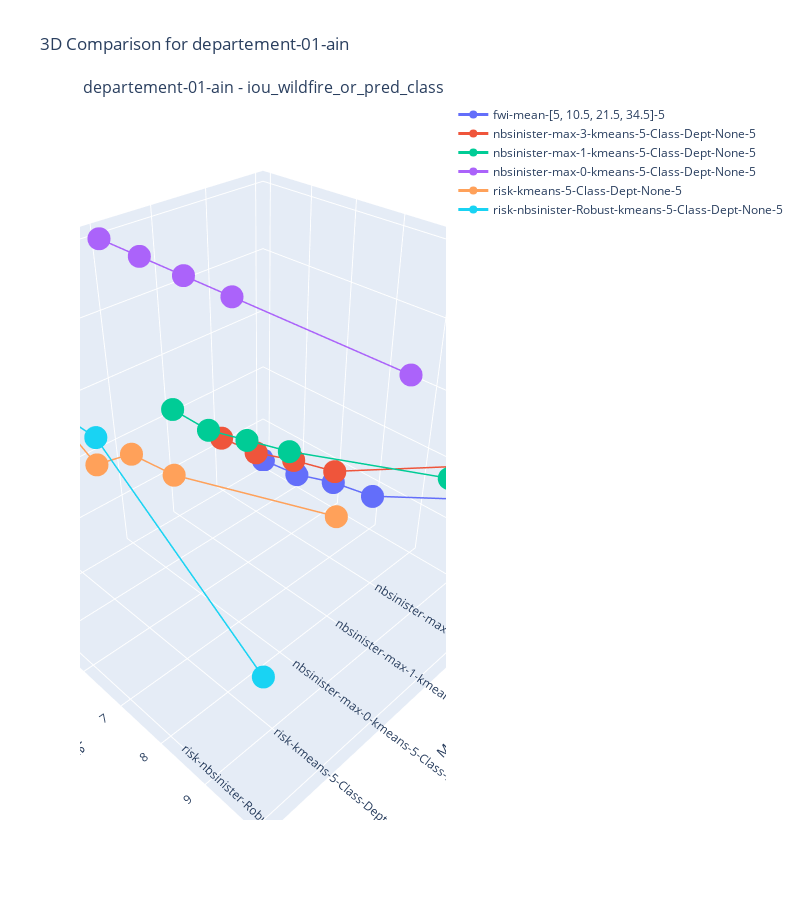
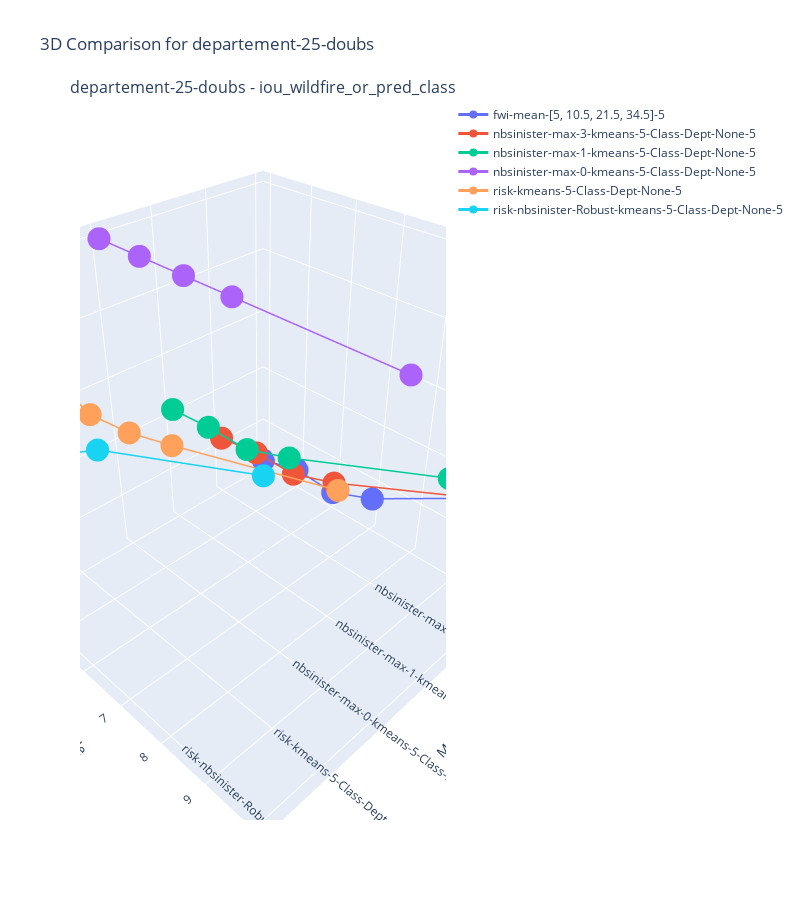
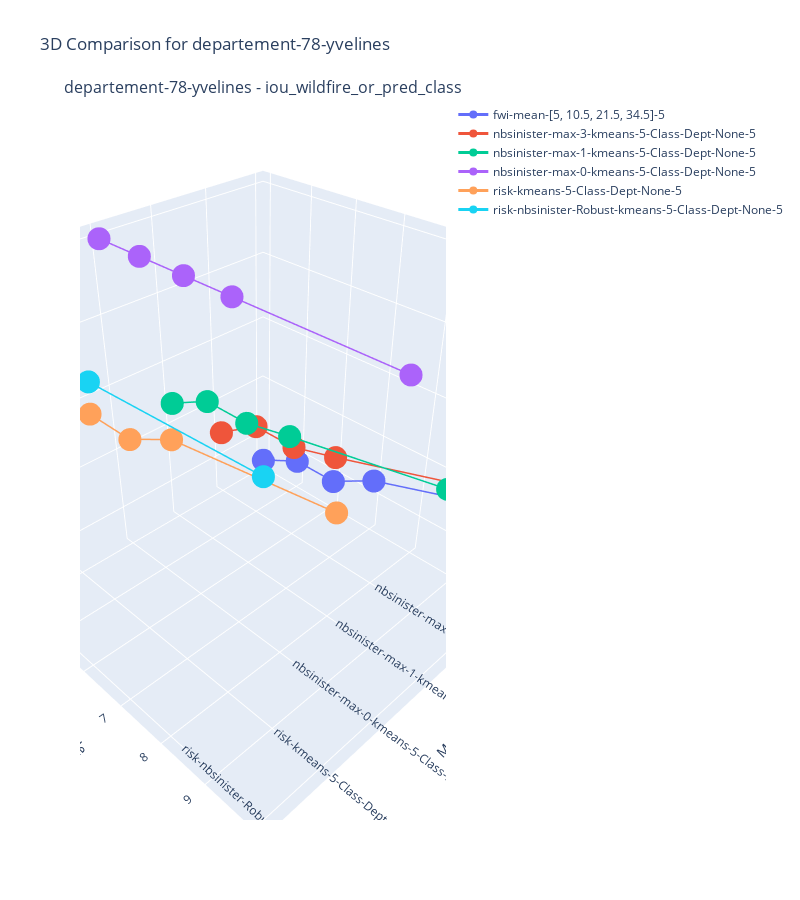

The cell these charts' notebook holds for them, in order:
### Code cell
compare_models_2d(df, df.Department.unique(), dept_markers, ['iou_wildfire_or_pred_class'],  'Model', 'Scale', 'Model')

### Figure 1 — Plotly figure (JSON) as saved in the notebook; plotly's stock layout.template omitted (floating-point values rounded to 4 significant figures)
{"data": [{"line": {"color": "#636EFA", "width": 3}, "marker": {"color": "#636EFA", "size": 8}, "mode": "lines+markers", "name": "fwi-mean-[5, 10.5, 21.5, 34.5]-5", "scene": "scene", "type": "scatter3d", "x": [0, 0, 0, 0, 0], "y": [4, 5, 6, 7, 10], "z": [0.06, 0.08, 0.13, 0.16, 0.4]}, {"line": {"color": "#EF553B", "width": 3}, "marker": {"color": "#EF553B", "size": 8}, "mode": "lines+markers", "name": "nbsinister-max-3-kmeans-5-Class-Dept-None-5", "scene": "scene", "type": "scatter3d", "x": [1, 1, 1, 1, 1], "y": [4, 5, 6, 7, 10], "z": [0.24, 0.26, 0.31, 0.35, 0.61]}, {"line": {"color": "#00CC96", "width": 3}, "marker": {"color": "#00CC96", "size": 8}, "mode": "lines+markers", "name": "nbsinister-max-1-kmeans-5-Class-Dept-None-5", "scene": "scene", "type": "scatter3d", "x": [2, 2, 2, 2, 2], "y": [4, 5, 6, 7, 10], "z": [0.43, 0.43, 0.47, 0.51, 0.67]}, {"line": {"color": "#AB63FA", "width": 3}, "marker": {"color": "#AB63FA", "size": 8}, "mode": "lines+markers", "name": "nbsinister-max-0-kmeans-5-Class-Dept-None-5", "scene": "scene", "type": "scatter3d", "x": [3, 3, 3, 3, 3], "y": [4, 5, 6, 7, 10], "z": [1, 1, 1, 1, 1]}, {"line": {"color": "#FFA15A", "width": 3}, "marker": {"color": "#FFA15A", "size": 8}, "mode": "lines+markers", "name": "risk-kmeans-5-Class-Dept-None-5", "scene": "scene", "type": "scatter3d", "x": [4, 4, 4, 4, 4], "y": [4, 5, 6, 7, 10], "z": [0.57, 0.5, 0.61, 0.63, 0.78]}, {"line": {"color": "#19D3F3", "width": 3}, "marker": {"color": "#19D3F3", "size": 8}, "mode": "lines+markers", "name": "risk-nbsinister-Robust-kmeans-5-Class-Dept-None-5", "scene": "scene", "type": "scatter3d", "x": [5, 5, 5, 5, 5], "y": [4, 5, 6, 7, 10], "z": [0.6, 0.57, 0.82, 0.82, 0.5]}], "layout": {"annotations": [{"font": {"size": 16}, "showarrow": false, "text": "departement-01-ain - iou_wildfire_or_pred_class", "x": 0.5, "xanchor": "center", "xref": "paper", "y": 1, "yanchor": "bottom", "yref": "paper"}], "height": 900, "scene": {"domain": {"x": [0, 1], "y": [0, 1]}, "xaxis": {"ticktext": ["fwi-mean-[5, 10.5, 21.5, 34.5]-5", "nbsinister-max-3-kmeans-5-Class-Dept-None-5", "nbsinister-max-1-kmeans-5-Class-Dept-None-5", "nbsinister-max-0-kmeans-5-Class-Dept-None-5", "risk-kmeans-5-Class-Dept-None-5", "risk-nbsinister-Robust-kmeans-5-Class-Dept-None-5"], "tickvals": [0, 1, 2, 3, 4, 5], "title": {"text": "Model"}}, "yaxis": {"title": {"text": "Scale"}}, "zaxis": {"title": {"text": "iou_wildfire_or_pred_class"}}}, "showlegend": true, "title": {"text": "3D Comparison for departement-01-ain"}, "width": 800}}

### Figure 2 — Plotly figure (JSON) as saved in the notebook; plotly's stock layout.template omitted (floating-point values rounded to 4 significant figures)
{"data": [{"line": {"color": "#636EFA", "width": 3}, "marker": {"color": "#636EFA", "size": 8}, "mode": "lines+markers", "name": "fwi-mean-[5, 10.5, 21.5, 34.5]-5", "scene": "scene", "type": "scatter3d", "x": [0, 0, 0, 0, 0], "y": [4, 5, 6, 7, 10], "z": [0.06, 0.1, 0.09, 0.15, 0.41]}, {"line": {"color": "#EF553B", "width": 3}, "marker": {"color": "#EF553B", "size": 8}, "mode": "lines+markers", "name": "nbsinister-max-3-kmeans-5-Class-Dept-None-5", "scene": "scene", "type": "scatter3d", "x": [1, 1, 1, 1, 1], "y": [4, 5, 6, 7, 10], "z": [0.24, 0.26, 0.26, 0.31, 0.51]}, {"line": {"color": "#00CC96", "width": 3}, "marker": {"color": "#00CC96", "size": 8}, "mode": "lines+markers", "name": "nbsinister-max-1-kmeans-5-Class-Dept-None-5", "scene": "scene", "type": "scatter3d", "x": [2, 2, 2, 2, 2], "y": [4, 5, 6, 7, 10], "z": [0.43, 0.44, 0.44, 0.49, 0.67]}, {"line": {"color": "#AB63FA", "width": 3}, "marker": {"color": "#AB63FA", "size": 8}, "mode": "lines+markers", "name": "nbsinister-max-0-kmeans-5-Class-Dept-None-5", "scene": "scene", "type": "scatter3d", "x": [3, 3, 3, 3, 3], "y": [4, 5, 6, 7, 10], "z": [1, 1, 1, 1, 1]}, {"line": {"color": "#FFA15A", "width": 3}, "marker": {"color": "#FFA15A", "size": 8}, "mode": "lines+markers", "name": "risk-kmeans-5-Class-Dept-None-5", "scene": "scene", "type": "scatter3d", "x": [4, 4, 4, 4, 4], "y": [4, 5, 6, 7, 10], "z": [0.7, 0.65, 0.67, 0.71, 0.84]}, {"line": {"color": "#19D3F3", "width": 3}, "marker": {"color": "#19D3F3", "size": 8}, "mode": "lines+markers", "name": "risk-nbsinister-Robust-kmeans-5-Class-Dept-None-5", "scene": "scene", "type": "scatter3d", "x": [5, 5, 5, 5, 5], "y": [4, 5, 6, 7, 10], "z": [0.7, 0.66, 0.7, 0.79, 0.97]}], "layout": {"annotations": [{"font": {"size": 16}, "showarrow": false, "text": "departement-25-doubs - iou_wildfire_or_pred_class", "x": 0.5, "xanchor": "center", "xref": "paper", "y": 1, "yanchor": "bottom", "yref": "paper"}], "height": 900, "scene": {"domain": {"x": [0, 1], "y": [0, 1]}, "xaxis": {"ticktext": ["fwi-mean-[5, 10.5, 21.5, 34.5]-5", "nbsinister-max-3-kmeans-5-Class-Dept-None-5", "nbsinister-max-1-kmeans-5-Class-Dept-None-5", "nbsinister-max-0-kmeans-5-Class-Dept-None-5", "risk-kmeans-5-Class-Dept-None-5", "risk-nbsinister-Robust-kmeans-5-Class-Dept-None-5"], "tickvals": [0, 1, 2, 3, 4, 5], "title": {"text": "Model"}}, "yaxis": {"title": {"text": "Scale"}}, "zaxis": {"title": {"text": "iou_wildfire_or_pred_class"}}}, "showlegend": true, "title": {"text": "3D Comparison for departement-25-doubs"}, "width": 800}}

### Figure 3 — Plotly figure (JSON) as saved in the notebook; plotly's stock layout.template omitted (floating-point values rounded to 4 significant figures)
{"data": [{"line": {"color": "#636EFA", "width": 3}, "marker": {"color": "#636EFA", "size": 8}, "mode": "lines+markers", "name": "fwi-mean-[5, 10.5, 21.5, 34.5]-5", "scene": "scene", "type": "scatter3d", "x": [0, 0, 0, 0, 0], "y": [4, 5, 6, 7, 10], "z": [0.11, 0.18, 0.18, 0.26, 0.4]}, {"line": {"color": "#EF553B", "width": 3}, "marker": {"color": "#EF553B", "size": 8}, "mode": "lines+markers", "name": "nbsinister-max-3-kmeans-5-Class-Dept-None-5", "scene": "scene", "type": "scatter3d", "x": [1, 1, 1, 1, 1], "y": [4, 5, 6, 7, 10], "z": [0.3, 0.39, 0.39, 0.43, 0.56]}, {"line": {"color": "#00CC96", "width": 3}, "marker": {"color": "#00CC96", "size": 8}, "mode": "lines+markers", "name": "nbsinister-max-1-kmeans-5-Class-Dept-None-5", "scene": "scene", "type": "scatter3d", "x": [2, 2, 2, 2, 2], "y": [4, 5, 6, 7, 10], "z": [0.48, 0.55, 0.55, 0.58, 0.66]}, {"line": {"color": "#AB63FA", "width": 3}, "marker": {"color": "#AB63FA", "size": 8}, "mode": "lines+markers", "name": "nbsinister-max-0-kmeans-5-Class-Dept-None-5", "scene": "scene", "type": "scatter3d", "x": [3, 3, 3, 3, 3], "y": [4, 5, 6, 7, 10], "z": [1, 1, 1, 1, 1]}, {"line": {"color": "#FFA15A", "width": 3}, "marker": {"color": "#FFA15A", "size": 8}, "mode": "lines+markers", "name": "risk-kmeans-5-Class-Dept-None-5", "scene": "scene", "type": "scatter3d", "x": [4, 4, 4, 4, 4], "y": [4, 5, 6, 7, 10], "z": [0.6, 0.67, 0.67, 0.74, 0.8]}, {"line": {"color": "#19D3F3", "width": 3}, "marker": {"color": "#19D3F3", "size": 8}, "mode": "lines+markers", "name": "risk-nbsinister-Robust-kmeans-5-Class-Dept-None-5", "scene": "scene", "type": "scatter3d", "x": [5, 5, 5, 5, 5], "y": [4, 5, 6, 7, 10], "z": [0.66, 0.85, 0.84, 0.95, 0.97]}], "layout": {"annotations": [{"font": {"size": 16}, "showarrow": false, "text": "departement-78-yvelines - iou_wildfire_or_pred_class", "x": 0.5, "xanchor": "center", "xref": "paper", "y": 1, "yanchor": "bottom", "yref": "paper"}], "height": 900, "scene": {"domain": {"x": [0, 1], "y": [0, 1]}, "xaxis": {"ticktext": ["fwi-mean-[5, 10.5, 21.5, 34.5]-5", "nbsinister-max-3-kmeans-5-Class-Dept-None-5", "nbsinister-max-1-kmeans-5-Class-Dept-None-5", "nbsinister-max-0-kmeans-5-Class-Dept-None-5", "risk-kmeans-5-Class-Dept-None-5", "risk-nbsinister-Robust-kmeans-5-Class-Dept-None-5"], "tickvals": [0, 1, 2, 3, 4, 5], "title": {"text": "Model"}}, "yaxis": {"title": {"text": "Scale"}}, "zaxis": {"title": {"text": "iou_wildfire_or_pred_class"}}}, "showlegend": true, "title": {"text": "3D Comparison for departement-78-yvelines"}, "width": 800}}
